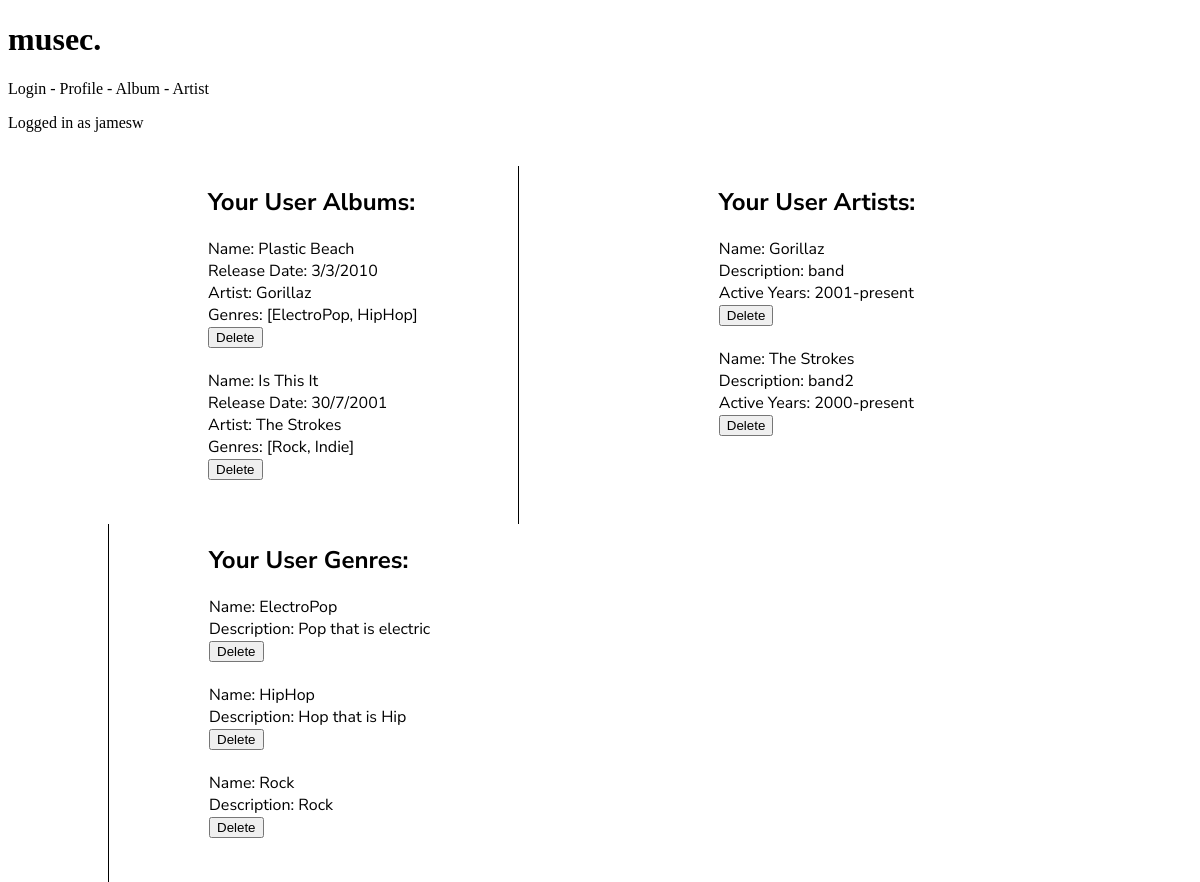
Page /profile (signed in) on the committed database.
### models.py (models this page shows, shortened)
class User(db.Model):
    __tablename__ = 'User'
    id = db.Column(db.Integer, primary_key = True)
    username = db.Column(db.String())
    password = db.Column(db.String())
    def __repr__(self):
        return self.username

class Album(db.Model):
    __tablename__ = 'Album'
    id = db.Column(db.Integer, primary_key = True)
    name = db.Column(db.String())
    coverArt = db.Column(db.String())
    releaseDate = db.Column(db.Integer())
    addedBy = db.Column(db.Integer, db.ForeignKey('User.id'))
    artist = db.Column(db.Integer, db.ForeignKey('Artist.id'))
    genres = db.relationship('Genre', secondary=AlbumGenres, back_populates='albums')
    artistName = db.relationship('Artist', backref='Album')

class Artist(db.Model):
    __tablename__ = 'Artist'
    id = db.Column(db.Integer, primary_key = True)
    name = db.Column(db.String())
    photo = db.Column(db.String())
    description = db.Column(db.String())
    activeYears = db.Column(db.String())
    addedBy = db.Column(db.Integer, db.ForeignKey('User.id'))
    albums = db.relationship('Album', backref='Artist')

class Genre(db.Model):
    __tablename__ = 'Genre'
    id = db.Column(db.Integer, primary_key = True)
    name = db.Column(db.String())
    description = db.Column(db.String())
    addedBy = db.Column(db.Integer, db.ForeignKey('User.id'))
    albums = db.relationship('Album', secondary=AlbumGenres, back_populates='genres')
    def __repr__(self):
        return self.name

### main.py (the view, shortened to what this page needs)
@app.route('/profile', methods=['POST', 'GET'])
def profile():
    if 'logged_in' not in session:
        return redirect(url_for('create_account'))
    elif 'logged_in' in session:
        userInfo = session['logged_in']
        userId = userInfo
        username = models.User.query.filter_by(id=userId).first_or_404()
    albumInfo = models.Album.query.filter_by(addedBy=userId).all()
    artistInfo = models.Artist.query.filter_by(addedBy=userId).all()
    genreInfo = models.Genre.query.filter_by(addedBy=userId).all()
    return render_template('profile.html', username=username, albumInfo=albumInfo, artistInfo=artistInfo, genreInfo=genreInfo)

### templates/profile.html (shortened to what this page needs)
{% include 'header.html'%}<br>
<div id='user_albums'>
    <h2>Your User Albums:</h2>
    <p1>
        {% for albums in albumInfo %}
            Name: {{albums.name}} <br>
            Release Date: {{albums.releaseDate}} <br>
            Artist: {{albums.artistName.name}} <br>
            Genres: {{albums.genres}} <br>
            <form action='/profile' method='POST'>
                <input type='submit' value='Delete'>
            </form><br>
        {% endfor %}
    </p1><br>
</div>
<div id='user_artists'>
    <h2>Your User Artists:</h2>
    <p2>
        {% for artists in artistInfo %}
            Name: {{artists.name}}<br>
            Description: {{artists.description}}<br>
            Active Years: {{artists.activeYears}}<br>
            <form action='/profile' method='POST'>
                <input type='submit' value='Delete'>
            </form><br>
        {% endfor %}
    </p2><br>
</div>
<div id='user_genres'>
    <h2>Your User Genres:</h2>
    <p3>
        {% for genres in genreInfo %}
            Name: {{genres.name}} <br>
            Description: {{genres.description}}<br>
            <form action='/profile' method='POST'>
                <input type='submit' value='Delete'>
            </form><br>
        {% endfor %}
    </p3><br>
</div>

### templates/header.html
<!DOCTYPE html>
<html>
<head>
    <link rel="stylesheet" href="{{url_for('static', filename='style.css')}}">
</head>
<h1>musec.</h1>
<a href = '/login'>Login</a> - <a href = '/user'>Profile</a> - <a href = '/album'>Album</a> - <a href = '/artist'>Artist</a><br>
<p>{% if username %} Logged in as {{username}} {% endif %}</p>
</html>

### static/style.css (style rules this page uses)
a:link { text-decoration: none; color: black; }
#user_albums { font-family: 'Nunito Sans'; float: left; margin-left: 100px; margin-right: 100px; padding-left: 100px; padding-right: 100px; border-right: 1px solid; }
#user_artists { font-family: 'Nunito Sans'; float: left; margin-left: 100px; margin-right: 100px; }
#user_genres { font-family: 'Nunito Sans'; float: left; margin-left: 100px; margin-right: 100px; padding-left: 100px; padding-right: 100px; border-left: 1px solid; }

### rows in the picture
User: username "jamesw"
Album: name "Plastic Beach", releaseDate "3/3/2010", artistName.name "Gorillaz", genres "[ElectroPop, HipHop]"
Album: name "Is This It", releaseDate "30/7/2001", artistName.name "The Strokes", genres "[Rock, Indie]"
Artist: name "Gorillaz", description "band", activeYears "2001-present"
Artist: name "The Strokes", description "band2", activeYears "2000-present"
Genre: name "ElectroPop", description "Pop that is electric"
Genre: name "HipHop", description "Hop that is Hip"
Genre: name "Rock", description "Rock"
